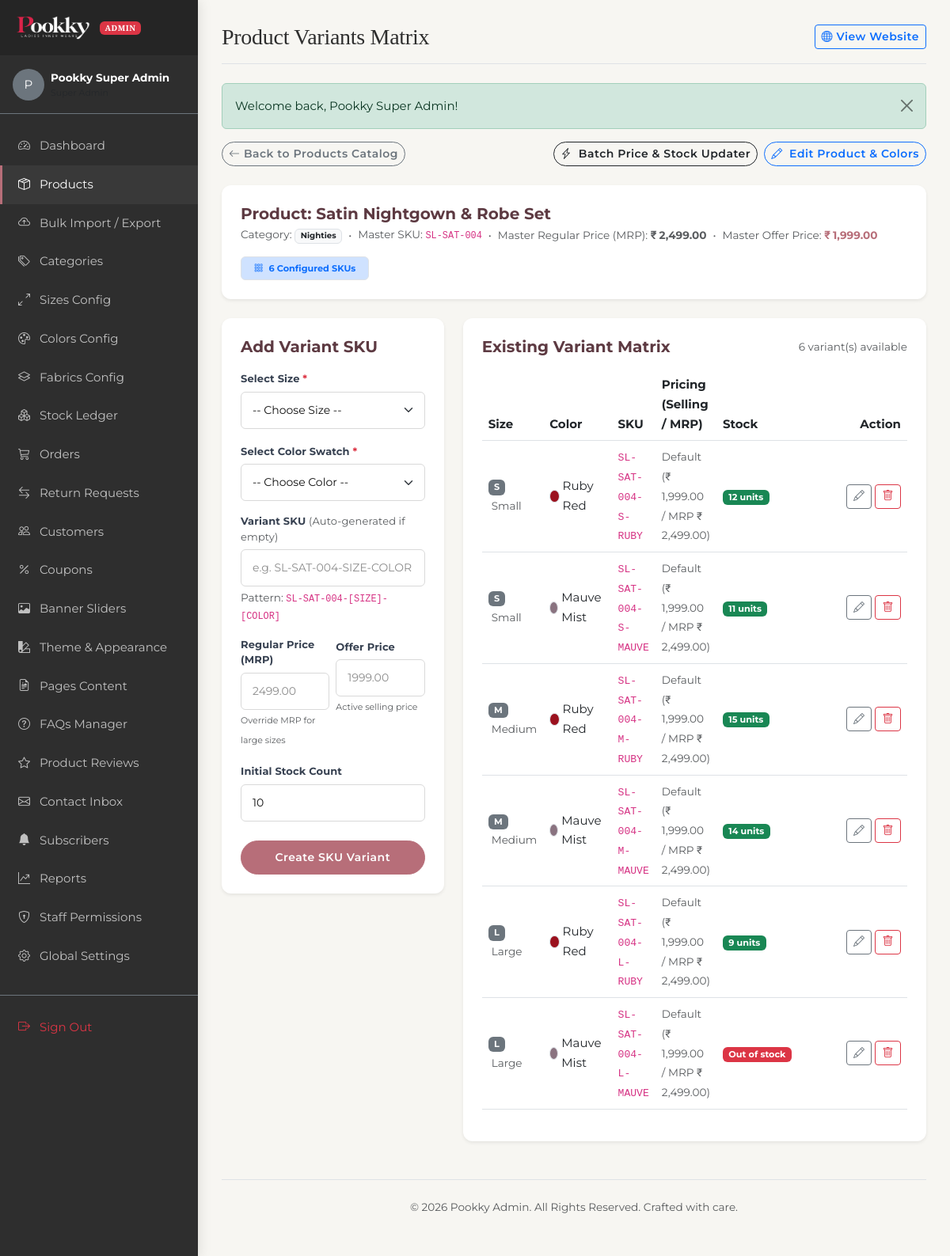
Page /admin/variants.php?product_id=4 (signed in) on the committed database.
### tables this page shows
CREATE TABLE IF NOT EXISTS products (
    id INT AUTO_INCREMENT PRIMARY KEY,
    category_id INT NOT NULL,
    product_type ENUM('single', 'combo') NOT NULL DEFAULT 'single',
    combo_pricing_mode ENUM('inherit', 'custom', 'flat') DEFAULT 'inherit',
    name VARCHAR(150) NOT NULL,
    slug VARCHAR(150) NOT NULL UNIQUE,
    sku VARCHAR(50) NOT NULL UNIQUE,
    description TEXT NOT NULL,
    fabric_details TEXT,
    fit_type VARCHAR(100),
    care_instructions TEXT,
    regular_price DECIMAL(10,2) NOT NULL,
    offer_price DECIMAL(10,2) DEFAULT NULL,
    gst_percentage DECIMAL(5,2) DEFAULT 18.00,
    is_featured TINYINT DEFAULT 0,
    is_new_arrival TINYINT DEFAULT 0,
    is_best_seller TINYINT DEFAULT 0,
    status TINYINT DEFAULT 1 COMMENT '1=Active, 0=Inactive',
    seo_title VARCHAR(150),
    seo_description TEXT,
    created_at TIMESTAMP DEFAULT CURRENT_TIMESTAMP,
    FOREIGN KEY (category_id) REFERENCES categories(id) ON DELETE RESTRICT
);

CREATE TABLE IF NOT EXISTS categories (
    id INT AUTO_INCREMENT PRIMARY KEY,
    parent_id INT DEFAULT NULL,
    name VARCHAR(100) NOT NULL,
    slug VARCHAR(100) NOT NULL UNIQUE,
    description TEXT,
    image_path VARCHAR(255),
    sort_order INT DEFAULT 0,
    status TINYINT DEFAULT 1 COMMENT '1=Active, 0=Inactive',
    created_at TIMESTAMP DEFAULT CURRENT_TIMESTAMP,
    FOREIGN KEY (parent_id) REFERENCES categories(id) ON DELETE SET NULL
);

CREATE TABLE IF NOT EXISTS product_variants (
    id INT AUTO_INCREMENT PRIMARY KEY,
    product_id INT NOT NULL,
    size_id INT NOT NULL,
    color_id INT NOT NULL,
    sku VARCHAR(100) NOT NULL UNIQUE,
    regular_price DECIMAL(10,2) DEFAULT NULL,
    offer_price DECIMAL(10,2) DEFAULT NULL,
    price DECIMAL(10,2) DEFAULT NULL COMMENT 'Override price if set',
    stock INT DEFAULT 0,
    created_at TIMESTAMP DEFAULT CURRENT_TIMESTAMP,
    FOREIGN KEY (product_id) REFERENCES products(id) ON DELETE CASCADE,
    FOREIGN KEY (size_id) REFERENCES sizes(id) ON DELETE RESTRICT,
    FOREIGN KEY (color_id) REFERENCES colors(id) ON DELETE RESTRICT
);

CREATE TABLE IF NOT EXISTS sizes (
    id INT AUTO_INCREMENT PRIMARY KEY,
    size_name VARCHAR(50) NOT NULL,
    size_code VARCHAR(10) NOT NULL,
    category_type VARCHAR(50) NOT NULL,  
    created_at TIMESTAMP DEFAULT CURRENT_TIMESTAMP
);

CREATE TABLE IF NOT EXISTS colors (
    id INT AUTO_INCREMENT PRIMARY KEY,
    color_name VARCHAR(50) NOT NULL,
    color_code VARCHAR(7) NOT NULL,  
    created_at TIMESTAMP DEFAULT CURRENT_TIMESTAMP
);

### admin/variants.php (the view, shortened to what the rows shown need)
<?php
$product_id = (int)($_GET['product_id'] ?? 0);
$page_title = 'Product Variants Matrix';
require_once __DIR__ . '/includes/header.php';
require_once __DIR__ . '/../includes/functions.php';
try {
    $p_stmt = $pdo->prepare("
        SELECT p.*, c.name as category_name, c.parent_id, parent.name as parent_category_name
        FROM products p
        LEFT JOIN categories c ON p.category_id = c.id
        LEFT JOIN categories parent ON c.parent_id = parent.id
        WHERE p.id = ? LIMIT 1
    ");
    $p_stmt->execute([$product_id]);
    $product = $p_stmt->fetch();
} catch (PDOException $e) {
    $product = null;
}
$variants = [];
try {
    $variants_list = $pdo->prepare("
        SELECT v.*, s.size_code, s.size_name, s.category_type as size_cat, c.color_name, c.color_code
        FROM product_variants v
        JOIN sizes s ON v.size_id = s.id
        JOIN colors c ON v.color_id = c.id
        WHERE v.product_id = ?
        ORDER BY s.id ASC, c.id ASC
    ");
    $variants_list->execute([$product_id]);
    $variants = $variants_list->fetchAll();
} catch (PDOException $e) {
    $load_error = 'Error loading variant matrix data: ' . $e->getMessage();
} catch (Throwable $t) {
    $load_error = 'System error in variant matrix: ' . $t->getMessage();
}
?>
<div class="card border-0 shadow-sm p-4 bg-white mb-4" style="border-radius: 12px;">
    <div class="d-flex flex-wrap justify-content-between align-items-center gap-3">
        <div>
            <h5 class="fw-bold mb-1">Product: <?php echo e($product['name']); ?></h5>
            <div class="text-muted small d-flex flex-wrap align-items-center gap-2">
                <span>Category: <span class="badge bg-light text-dark border"><?php echo e($product['category_name'] ?: 'Uncategorized'); ?></span></span>
                <span>•</span>
                <span>Master SKU: <code><?php echo e($product['sku']); ?></code></span>
                <span>•</span>
                <span>Master Regular Price (MRP): <strong><?php echo format_price($product['regular_price']); ?></strong></span>
                <?php if ($product['offer_price']): ?>
                    <span>•</span>
                    <span>Master Offer Price: <strong class="text-rose"><?php echo format_price($product['offer_price']); ?></strong></span>
                <?php endif; ?>
            </div>
        </div>
    </div>
</div>
<div class="row g-4">
    <div class="col-12 col-lg-4">
        <div class="card border-0 shadow-sm p-4 bg-white" style="border-radius: 12px;">
            <form action="variants.php?product_id=<?php echo $product_id; ?>" method="POST">
                <div class="mb-3">
                    <label for="sku" class="form-label small fw-bold">Variant SKU <span class="text-muted fw-normal">(Auto-generated if empty)</span></label>
                    <input type="text" class="form-control" id="sku" name="sku" placeholder="e.g. <?php echo e($product['sku']); ?>-SIZE-COLOR">
                    <small class="text-muted d-block mt-1" id="sku-hint">Pattern: <code><?php echo e($product['sku']); ?>-[SIZE]-[COLOR]</code></small>
                </div>
                <div class="row g-2 mb-3">
                    <div class="col-6">
                        <label for="regular_price" class="form-label small fw-bold">Regular Price (MRP)</label>
                        <input type="number" step="0.01" class="form-control" id="regular_price" name="regular_price" placeholder="<?php echo e($product['regular_price']); ?>">
                        <small class="text-muted" style="font-size:11px;">Override MRP for large sizes</small>
                    </div>
                    <div class="col-6">
                        <label for="offer_price" class="form-label small fw-bold">Offer Price</label>
                        <input type="number" step="0.01" class="form-control" id="offer_price" name="offer_price" placeholder="<?php echo e($product['offer_price'] ?? $product['regular_price']); ?>">
                        <small class="text-muted" style="font-size:11px;">Active selling price</small>
                    </div>
                </div>
            </form>
        </div>
    </div>
    <div class="col-12 col-lg-8">
        <div class="card border-0 shadow-sm p-4 bg-white" style="border-radius: 12px;">
            <div class="table-responsive">
                <table class="table table-hover align-middle">
                    <thead>
                        <tr>
                            <th>Size</th>
                            <th>Color</th>
                            <th>SKU</th>
                            <th>Pricing (Selling / MRP)</th>
                            <th>Stock</th>
                            <th class="text-end" style="width: 140px;">Action</th>
                        </tr>
                    </thead>
                    <tbody>
                        <?php if (empty($variants)): ?>
                            <tr>
                                <td colspan="6" class="text-center text-muted py-4">No variants added for this product yet. Add sizing combinations on the left form.</td>
                            </tr>
                        <?php else: ?>
                            <?php foreach ($variants as $var): ?>
                                <tr>
                                    <td>
                                        <span class="badge bg-secondary"><?php echo e($var['size_code']); ?></span>
                                        <span class="small text-muted ms-1"><?php echo e($var['size_name']); ?></span>
                                    </td>
                                    <td>
                                        <span class="d-flex align-items-center gap-1">
                                            <span class="border rounded-circle d-inline-block" style="background-color: <?php echo e($var['color_code']); ?>; width: 16px; height: 16px;"></span>
                                            <?php echo e($var['color_name']); ?>
                                        </span>
                                    </td>
                                    <td><code><?php echo e($var['sku']); ?></code></td>
                                    <td>
                                        <?php
                                        $has_reg_override = ($var['regular_price'] !== null && $var['regular_price'] > 0);
                                        $has_off_override = ($var['offer_price'] !== null && $var['offer_price'] > 0);
                                        $has_legacy_override = (!$has_off_override && !$has_reg_override && $var['price'] !== null && $var['price'] > 0);
                                        if ($has_reg_override || $has_off_override || $has_legacy_override): ?>
                                            <div>
                                                <?php if ($has_off_override): ?>
                                                    <span class="fw-bold text-rose"><?php echo format_price($var['offer_price']); ?></span>
                                                <?php elseif ($has_legacy_override): ?>
                                                    <span class="fw-bold text-rose"><?php echo format_price($var['price']); ?></span>
                                                <?php else: ?>
                                                    <span class="fw-bold text-rose"><?php echo format_price($product['offer_price'] ?? $var['regular_price']); ?></span>
                                                <?php endif; ?>
                                                <?php if ($has_reg_override): ?>
                                                    <br><span class="text-muted small text-decoration-line-through">MRP: <?php echo format_price($var['regular_price']); ?></span>
                                                    <span class="badge bg-warning-subtle text-warning-emphasis border" style="font-size: 10px;">Custom MRP</span>
                                                <?php else: ?>
                                                    <br><span class="text-muted small">MRP: <?php echo format_price($product['regular_price']); ?></span>
                                                <?php endif; ?>
                                            </div>
                                        <?php else: ?>
                                            <span class="text-muted small">Default (<?php echo format_price($product['offer_price'] ?? $product['regular_price']); ?> / MRP <?php echo format_price($product['regular_price']); ?>)</span>
                                        <?php endif; ?>
                                    </td>
                                    <td>
                                        <?php if ($var['stock'] > 5): ?>
                                            <span class="badge bg-success"><?php echo $var['stock']; ?> units</span>
                                        <?php elseif ($var['stock'] > 0): ?>
                                            <span class="badge bg-warning text-dark">Low (<?php echo $var['stock']; ?>)</span>
                                        <?php else: ?>
                                            <span class="badge bg-danger">Out of stock</span>
                                        <?php endif; ?>
                                    </td>
                                    <td class="text-end">
                                        <div class="d-flex gap-1 justify-content-end">
                                            <button class="btn btn-sm btn-outline-secondary p-1 px-2"
                                                    data-bs-toggle="modal"
                                                    data-bs-target="#variantEditModal"
                                                    data-variant-id="<?php echo $var['id']; ?>"
                                                    data-sku="<?php echo e($var['sku']); ?>"
                                                    data-regular-price="<?php echo e($var['regular_price'] ?? ''); ?>"
                                                    data-offer-price="<?php echo e($var['offer_price'] ?? ($var['price'] ?? '')); ?>"
                                                    data-stock="<?php echo $var['stock']; ?>"
                                                    title="Quick Edit Pricing & Stock">
                                                <i class="bi bi-pencil"></i>
                                            </button>
                                            <form action="variants.php?product_id=<?php echo $product_id; ?>" method="POST" onsubmit="return confirm('Delete this SKU variant? All inventory and logs will be deleted.');" style="display:inline;">
                                                <button type="submit" name="delete_variant" class="btn btn-sm btn-outline-danger p-1 px-2" title="Delete">
                                                    <i class="bi bi-trash"></i>
                                                </button>
                                            </form>
                                        </div>
                                    </td>
                                </tr>
                            <?php endforeach; ?>
                        <?php endif; ?>
                    </tbody>
                </table>
            </div>
        </div>
    </div>
</div>
<?php require_once __DIR__ . '/includes/footer.php'; ?>

### admin/includes/header.php (shortened to what the rows shown need)
<?php
require_once __DIR__ . '/../../includes/functions.php';
require_once __DIR__ . '/../../includes/auth.php';
$current_admin_id = $_SESSION['admin_id'];
$admin_stmt = $pdo->prepare("
    SELECT a.*, r.name as role_name
    FROM admins a
    JOIN roles r ON a.role_id = r.id
    WHERE a.id = ? LIMIT 1
");
$admin_stmt->execute([$current_admin_id]);
$admin_profile = $admin_stmt->fetch();
$page_title = $page_title ?? 'Admin Dashboard';
?>
<!DOCTYPE html>
<html lang="en">
<head>
    <link href="https://cdn.jsdelivr.net/npm/bootstrap@5.3.0/dist/css/bootstrap.min.css" rel="stylesheet">
    <link href="https://cdn.jsdelivr.net/npm/bootstrap-icons@1.10.0/font/bootstrap-icons.css" rel="stylesheet">
    <link rel="stylesheet" href="../assets/css/style.css?v=2.8">
</head>
<body>
    <div class="admin-sidebar" id="adminSidebar">
        <div class="py-3 px-3 border-bottom border-secondary mb-3 d-flex align-items-center gap-2">
            <div class="rounded-circle bg-secondary d-flex align-items-center justify-content-center text-white font-weight-bold" style="width: 40px; height: 40px;">
                <?php echo strtoupper(substr($admin_profile['name'], 0, 1)); ?>
            </div>
            <div class="text-truncate">
                <div class="text-white small fw-bold"><?php echo e($admin_profile['name']); ?></div>
                <div class="text-muted" style="font-size: 11px;"><?php echo e($admin_profile['role_name']); ?></div>
            </div>
        </div>
    </div>
    <div class="admin-main">
        <header class="d-flex justify-content-between align-items-center mb-4 pb-3 border-bottom">
            <div class="d-flex align-items-center gap-2">
                <h1 class="h3 mb-0"><?php echo e($page_title); ?></h1>
            </div>
        </header>

### rows in the picture
products: name "Satin Nightgown & Robe Set", category.name "Nighties", sku "SL-SAT-004", regular_price "₹ 2,499.00", offer_price "₹ 1,999.00", sku "e.g. SL-SAT-004-SIZE-COLOR", regular_price "2499.00", offer_price "1999.00"
product_variants: size.size_code "S", size.size_name "Small", color.color_name "Ruby Red", sku "SL-SAT-004-S-RUBY", product.offer_price "₹ 1,999.00", product.regular_price "₹ 2,499.00", stock "12"
product_variants: size.size_code "S", size.size_name "Small", color.color_name "Mauve Mist", sku "SL-SAT-004-S-MAUVE", product.offer_price "₹ 1,999.00", product.regular_price "₹ 2,499.00", stock "11"
product_variants: size.size_code "M", size.size_name "Medium", color.color_name "Ruby Red", sku "SL-SAT-004-M-RUBY", product.offer_price "₹ 1,999.00", product.regular_price "₹ 2,499.00", stock "15"
product_variants: size.size_code "M", size.size_name "Medium", color.color_name "Mauve Mist", sku "SL-SAT-004-M-MAUVE", product.offer_price "₹ 1,999.00", product.regular_price "₹ 2,499.00", stock "14"
product_variants: size.size_code "L", size.size_name "Large", color.color_name "Ruby Red", sku "SL-SAT-004-L-RUBY", product.offer_price "₹ 1,999.00", product.regular_price "₹ 2,499.00", stock "9"
product_variants: size.size_code "L", size.size_name "Large", color.color_name "Mauve Mist", sku "SL-SAT-004-L-MAUVE", product.offer_price "₹ 1,999.00", product.regular_price "₹ 2,499.00", stock "Out of stock"

### other values in the picture
substr($admin_profile['name'], 0, 1) "P"
$admin_profile['name'] "Pookky Super Admin"
$page_title "Product Variants Matrix"
$msg "Welcome back, Pookky Super Admin!"
count($variants) "6"
SITE_NAME "Pookky"
